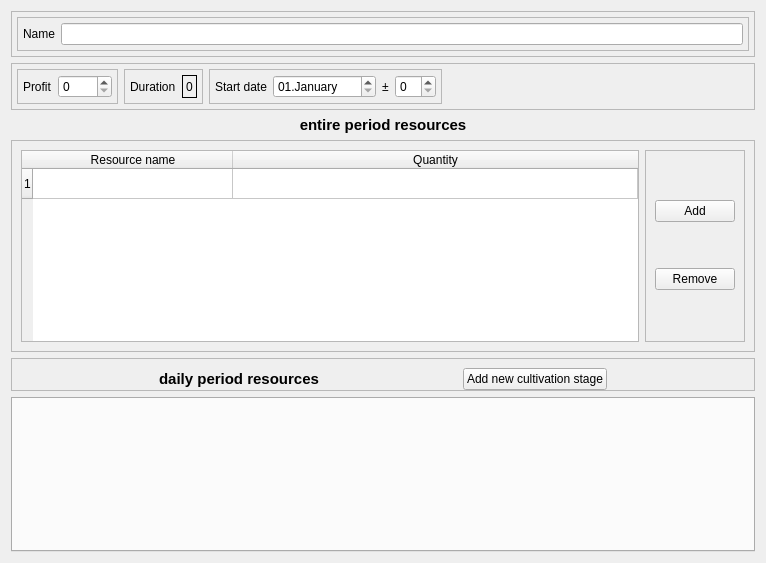
<?xml version="1.0" encoding="UTF-8"?>
<ui version="4.0">
 <class>widget</class>
 <widget class="QWidget" name="widget">
  <property name="geometry">
   <rect>
    <x>0</x>
    <y>0</y>
    <width>766</width>
    <height>563</height>
   </rect>
  </property>
  <property name="windowTitle">
   <string>Form</string>
  </property>
  <layout class="QGridLayout" name="gridLayout">
   <item row="0" column="0">
    <widget class="QFrame" name="frame_5">
     <property name="sizePolicy">
      <sizepolicy hsizetype="Preferred" vsizetype="Preferred">
       <horstretch>0</horstretch>
       <verstretch>0</verstretch>
      </sizepolicy>
     </property>
     <property name="frameShape">
      <enum>QFrame::StyledPanel</enum>
     </property>
     <property name="frameShadow">
      <enum>QFrame::Raised</enum>
     </property>
     <layout class="QHBoxLayout" name="horizontalLayout_3">
      <property name="leftMargin">
       <number>5</number>
      </property>
      <property name="topMargin">
       <number>5</number>
      </property>
      <property name="rightMargin">
       <number>5</number>
      </property>
      <property name="bottomMargin">
       <number>5</number>
      </property>
      <item>
       <widget class="QFrame" name="frame_4">
        <property name="sizePolicy">
         <sizepolicy hsizetype="Preferred" vsizetype="Preferred">
          <horstretch>0</horstretch>
          <verstretch>0</verstretch>
         </sizepolicy>
        </property>
        <property name="frameShape">
         <enum>QFrame::StyledPanel</enum>
        </property>
        <property name="frameShadow">
         <enum>QFrame::Raised</enum>
        </property>
        <layout class="QHBoxLayout" name="horizontalLayout">
         <property name="leftMargin">
          <number>5</number>
         </property>
         <property name="topMargin">
          <number>5</number>
         </property>
         <property name="rightMargin">
          <number>5</number>
         </property>
         <property name="bottomMargin">
          <number>5</number>
         </property>
         <item>
          <widget class="QLabel" name="label">
           <property name="text">
            <string>Name</string>
           </property>
          </widget>
         </item>
         <item>
          <widget class="QLineEdit" name="name">
           <property name="sizePolicy">
            <sizepolicy hsizetype="Expanding" vsizetype="Fixed">
             <horstretch>0</horstretch>
             <verstretch>0</verstretch>
            </sizepolicy>
           </property>
           <property name="text">
            <string/>
           </property>
          </widget>
         </item>
        </layout>
       </widget>
      </item>
     </layout>
    </widget>
   </item>
   <item row="1" column="0">
    <widget class="QFrame" name="frame_7">
     <property name="frameShape">
      <enum>QFrame::StyledPanel</enum>
     </property>
     <property name="frameShadow">
      <enum>QFrame::Raised</enum>
     </property>
     <layout class="QHBoxLayout" name="horizontalLayout_4">
      <property name="leftMargin">
       <number>5</number>
      </property>
      <property name="topMargin">
       <number>5</number>
      </property>
      <property name="rightMargin">
       <number>5</number>
      </property>
      <property name="bottomMargin">
       <number>5</number>
      </property>
      <item>
       <widget class="QFrame" name="frame_3">
        <property name="frameShape">
         <enum>QFrame::StyledPanel</enum>
        </property>
        <property name="frameShadow">
         <enum>QFrame::Raised</enum>
        </property>
        <layout class="QHBoxLayout" name="horizontalLayout_2">
         <property name="leftMargin">
          <number>5</number>
         </property>
         <property name="topMargin">
          <number>5</number>
         </property>
         <property name="rightMargin">
          <number>5</number>
         </property>
         <property name="bottomMargin">
          <number>5</number>
         </property>
         <item>
          <widget class="QLabel" name="label_2">
           <property name="text">
            <string>Profit</string>
           </property>
          </widget>
         </item>
         <item>
          <widget class="QSpinBox" name="profit">
           <property name="maximum">
            <number>9999</number>
           </property>
          </widget>
         </item>
        </layout>
       </widget>
      </item>
      <item>
       <widget class="QFrame" name="frame_8">
        <property name="frameShape">
         <enum>QFrame::StyledPanel</enum>
        </property>
        <property name="frameShadow">
         <enum>QFrame::Raised</enum>
        </property>
        <layout class="QHBoxLayout" name="horizontalLayout_7">
         <property name="leftMargin">
          <number>5</number>
         </property>
         <property name="topMargin">
          <number>5</number>
         </property>
         <property name="rightMargin">
          <number>5</number>
         </property>
         <property name="bottomMargin">
          <number>5</number>
         </property>
         <item>
          <widget class="QLabel" name="label_5">
           <property name="text">
            <string>Duration</string>
           </property>
          </widget>
         </item>
         <item>
          <widget class="QLabel" name="duration">
           <property name="frameShape">
            <enum>QFrame::Box</enum>
           </property>
           <property name="text">
            <string>0</string>
           </property>
          </widget>
         </item>
        </layout>
       </widget>
      </item>
      <item>
       <widget class="QFrame" name="frame_9">
        <property name="frameShape">
         <enum>QFrame::StyledPanel</enum>
        </property>
        <property name="frameShadow">
         <enum>QFrame::Raised</enum>
        </property>
        <layout class="QHBoxLayout" name="horizontalLayout_6">
         <property name="leftMargin">
          <number>5</number>
         </property>
         <property name="topMargin">
          <number>5</number>
         </property>
         <property name="rightMargin">
          <number>5</number>
         </property>
         <property name="bottomMargin">
          <number>5</number>
         </property>
         <item>
          <widget class="QLabel" name="label_6">
           <property name="text">
            <string>Start date</string>
           </property>
          </widget>
         </item>
         <item>
          <widget class="QDateEdit" name="startDate">
           <property name="displayFormat">
            <string>dd.MMMM</string>
           </property>
          </widget>
         </item>
         <item>
          <widget class="QLabel" name="label_7">
           <property name="sizePolicy">
            <sizepolicy hsizetype="Fixed" vsizetype="Preferred">
             <horstretch>0</horstretch>
             <verstretch>0</verstretch>
            </sizepolicy>
           </property>
           <property name="text">
            <string>±</string>
           </property>
          </widget>
         </item>
         <item>
          <widget class="QSpinBox" name="plusMinus"/>
         </item>
        </layout>
       </widget>
      </item>
      <item>
       <spacer name="horizontalSpacer">
        <property name="orientation">
         <enum>Qt::Horizontal</enum>
        </property>
        <property name="sizeHint" stdset="0">
         <size>
          <width>40</width>
          <height>20</height>
         </size>
        </property>
       </spacer>
      </item>
     </layout>
    </widget>
   </item>
   <item row="2" column="0">
    <widget class="QLabel" name="label_3">
     <property name="sizePolicy">
      <sizepolicy hsizetype="Preferred" vsizetype="Fixed">
       <horstretch>0</horstretch>
       <verstretch>0</verstretch>
      </sizepolicy>
     </property>
     <property name="font">
      <font>
       <pointsize>11</pointsize>
       <bold>true</bold>
      </font>
     </property>
     <property name="text">
      <string>entire period resources</string>
     </property>
     <property name="alignment">
      <set>Qt::AlignCenter</set>
     </property>
    </widget>
   </item>
   <item row="3" column="0">
    <widget class="QFrame" name="frame_2">
     <property name="sizePolicy">
      <sizepolicy hsizetype="Preferred" vsizetype="MinimumExpanding">
       <horstretch>0</horstretch>
       <verstretch>0</verstretch>
      </sizepolicy>
     </property>
     <property name="minimumSize">
      <size>
       <width>100</width>
       <height>10</height>
      </size>
     </property>
     <property name="frameShape">
      <enum>QFrame::StyledPanel</enum>
     </property>
     <property name="frameShadow">
      <enum>QFrame::Raised</enum>
     </property>
     <layout class="QHBoxLayout" name="horizontalLayout_8">
      <item>
       <widget class="QTableWidget" name="periodResources">
        <property name="sizePolicy">
         <sizepolicy hsizetype="Preferred" vsizetype="Minimum">
          <horstretch>0</horstretch>
          <verstretch>0</verstretch>
         </sizepolicy>
        </property>
        <property name="minimumSize">
         <size>
          <width>300</width>
          <height>100</height>
         </size>
        </property>
        <attribute name="horizontalHeaderDefaultSectionSize">
         <number>200</number>
        </attribute>
        <attribute name="horizontalHeaderStretchLastSection">
         <bool>true</bool>
        </attribute>
        <row>
         <property name="text">
          <string>1</string>
         </property>
        </row>
        <column>
         <property name="text">
          <string>Resource name</string>
         </property>
        </column>
        <column>
         <property name="text">
          <string>Quantity</string>
         </property>
        </column>
       </widget>
      </item>
      <item>
       <widget class="QFrame" name="frame">
        <property name="sizePolicy">
         <sizepolicy hsizetype="Fixed" vsizetype="MinimumExpanding">
          <horstretch>0</horstretch>
          <verstretch>0</verstretch>
         </sizepolicy>
        </property>
        <property name="minimumSize">
         <size>
          <width>0</width>
          <height>100</height>
         </size>
        </property>
        <property name="frameShape">
         <enum>QFrame::StyledPanel</enum>
        </property>
        <property name="frameShadow">
         <enum>QFrame::Raised</enum>
        </property>
        <layout class="QVBoxLayout" name="verticalLayout_2">
         <item>
          <widget class="QPushButton" name="addPeriodResources">
           <property name="sizePolicy">
            <sizepolicy hsizetype="Fixed" vsizetype="Fixed">
             <horstretch>0</horstretch>
             <verstretch>0</verstretch>
            </sizepolicy>
           </property>
           <property name="text">
            <string>Add</string>
           </property>
          </widget>
         </item>
         <item>
          <widget class="QPushButton" name="removePeriodResources">
           <property name="sizePolicy">
            <sizepolicy hsizetype="Fixed" vsizetype="Fixed">
             <horstretch>0</horstretch>
             <verstretch>0</verstretch>
            </sizepolicy>
           </property>
           <property name="text">
            <string>Remove</string>
           </property>
          </widget>
         </item>
        </layout>
       </widget>
      </item>
     </layout>
    </widget>
   </item>
   <item row="5" column="0">
    <widget class="QFrame" name="frame_6">
     <property name="sizePolicy">
      <sizepolicy hsizetype="Minimum" vsizetype="Fixed">
       <horstretch>0</horstretch>
       <verstretch>0</verstretch>
      </sizepolicy>
     </property>
     <property name="frameShape">
      <enum>QFrame::StyledPanel</enum>
     </property>
     <property name="frameShadow">
      <enum>QFrame::Raised</enum>
     </property>
     <layout class="QHBoxLayout" name="horizontalLayout_5">
      <property name="bottomMargin">
       <number>0</number>
      </property>
      <item>
       <widget class="QLabel" name="label_4">
        <property name="sizePolicy">
         <sizepolicy hsizetype="Fixed" vsizetype="Fixed">
          <horstretch>0</horstretch>
          <verstretch>0</verstretch>
         </sizepolicy>
        </property>
        <property name="font">
         <font>
          <pointsize>11</pointsize>
          <bold>true</bold>
         </font>
        </property>
        <property name="text">
         <string>daily period resources</string>
        </property>
        <property name="alignment">
         <set>Qt::AlignCenter</set>
        </property>
       </widget>
      </item>
      <item>
       <widget class="QPushButton" name="addStage">
        <property name="sizePolicy">
         <sizepolicy hsizetype="Fixed" vsizetype="Fixed">
          <horstretch>0</horstretch>
          <verstretch>0</verstretch>
         </sizepolicy>
        </property>
        <property name="text">
         <string>Add new cultivation stage</string>
        </property>
       </widget>
      </item>
     </layout>
    </widget>
   </item>
   <item row="6" column="0">
    <widget class="QTabWidget" name="tabWidgetStages">
     <property name="sizePolicy">
      <sizepolicy hsizetype="Minimum" vsizetype="Expanding">
       <horstretch>0</horstretch>
       <verstretch>0</verstretch>
      </sizepolicy>
     </property>
     <property name="tabShape">
      <enum>QTabWidget::Triangular</enum>
     </property>
     <property name="currentIndex">
      <number>-1</number>
     </property>
     <property name="tabsClosable">
      <bool>true</bool>
     </property>
     <property name="movable">
      <bool>true</bool>
     </property>
    </widget>
   </item>
  </layout>
 </widget>
 <resources/>
 <connections/>
</ui>
